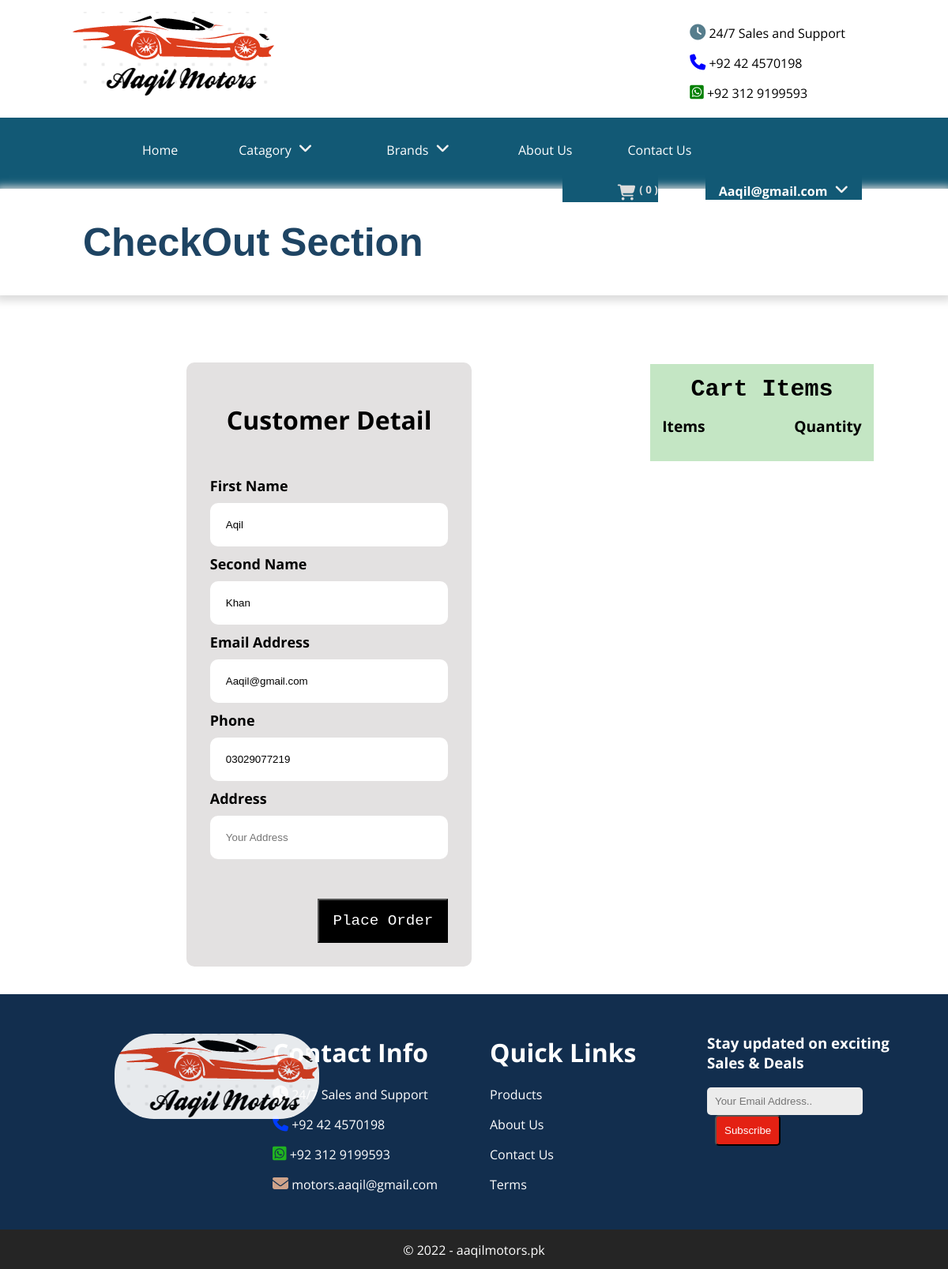
Screenshot of /vehicle_store/user/checkout_page.php (signed in) with the database file from the repository.
### tables this page shows
CREATE TABLE `users` (
  `id` int(20) NOT NULL,
  `first_name` varchar(255) NOT NULL,
  `last_name` varchar(255) NOT NULL,
  `email` varchar(255) NOT NULL,
  `phone` varchar(255) NOT NULL,
  `password` varchar(255) NOT NULL,
  `status` varchar(20) NOT NULL
);

### vehicle_store/user/database.php (called while the page is built, shortened)
<?php
class Database
{
	private $db_host = "localhost";
	private $db_root = "root";
	private $db_password = "";
	private $db_name = "vehicle_store";
	private $conn = false;
	private $result = array();
	public function __construct()
	{
		if (!$this->conn) {
			$this->mysqli = new mysqli($this->db_host, $this->db_root, $this->db_password, $this->db_name);
			$this->conn = true;
		} else {
			return true;
		}
	}
	public function sql_select($sql)
	{
		$query = $this->mysqli->query($sql);
		if ($query) {
			$this->result = $query->fetch_all(MYSQLI_ASSOC);
			return true;
		} else {
			array_push($this->result, "An error occured");
			return false;
		}
	}
	public function getResult()
	{
		$message = $this->result;
		$this->result = array();
		return $message;
	}
}

### vehicle_store/user/checkout_page.php (the view, shortened to what this page needs)
<?php
include "database.php";
$select_user = new Database();
?>
<!DOCTYPE html>
<html lang="en">
<head>
	<link rel="stylesheet" href="https://cdnjs.cloudflare.com/ajax/libs/font-awesome/6.1.1/css/all.min.css"
 />
	<link rel="stylesheet" href="style.css">
</head>
<body>
	<header>
		<?php require 'includes/header.php'; ?>
	</header>
	<div class="cart_div">
		<div class="title">
			<h1>CheckOut Section</h1>
		</div>
		<div class="row">
			<div class="form_checkout col-8">
				<?php
				if (isset($_SESSION['user_email'])) {
					$sql = "SELECT * FROM users WHERE email='{$_SESSION['user_email']}'";
					$select_user->sql_select($sql);
					foreach ($select_user->getResult() as $customer) { ?>
				<form id="form_checkout" action="placeorder.php" method="POST">
					<h1 style="margin-bottom: 50px;text-align:center;">Customer Detail</h1>
					<label for="">First Name</label>
					<input type="text" placeholder="First Name" name="fname" value="<?php echo $customer['first_name'] ?>"
						required>
					<label for="">Second Name</label>
					<input type="text" placeholder="Second Name" name="lname" value="<?php echo $customer['last_name'] ?>"><label
						for="">Email Address</label>
					<input type="email" placeholder="Email Address" name="email" value="<?php echo $customer['email'] ?>"
						required>
					<label for="">Phone</label>
					<input type="text" name="phone" value="<?php echo $customer['phone'] ?>" placeholder="Phone Number" required>
					<label for="">Address</label>
					<input type="text" name="address" placeholder="Your Address" required>
					<button class="do_checkout_" name="placeOrder" type="submit">Place Order</button>
				</form>
				<?php }
				} ?>
			</div>
			<div class="cart-total col-3">
				<h1>Cart Items</h1>
				<p><span class="cart_items"><b>Items</b></span> <span class="values cart_qty"><b>Quantity</b></span></p>
			</div>
		</div>
	</div>
	<?php require 'includes/footer.php'; ?>
</body>
</html>

### vehicle_store/user/style.css (style rules this page uses)
* { box-sizing: border-box; }
body { margin: 0; padding: 0; box-sizing: border-box; background-color: rgb(255, 255, 255); font-family: 'Open Sans', sans-serif; }
@media only screen and (min-width:1200px) { .row::after { content: ""; clear: both; display: table; } }
@media only screen and (min-width:1200px) { [class*="col-"] { float: left; padding: 15px; } }
@media only screen and (min-width:1200px) { .col-3 { width: 25%; } }
@media only screen and (min-width:1200px) { .col-8 { width: 66.66%; } }
@media only screen and (min-width:1200px) { .row { margin: 0px 30px 0px 40px; overflow-x: hidden; } }
@media only screen and (min-width:1200px) { .cart_div { width: 100%; } }
@media only screen and (min-width:1200px) { .cart_div form { border-radius: 10px; } }
@media only screen and (min-width:1200px) { .cart_div .title { box-shadow: 0px 2px 10px 5px gainsboro; padding: 5px; } }
@media only screen and (min-width:1200px) { .cart_div .title h1 { margin-left: 100px; font-size: 50px; font-family: 'Gill Sans', 'Gill Sans MT', Calibri, 'Trebuchet MS', sans-serif; color: rgb(30, 68, 99); } }
@media only screen and (min-width:1200px) { .cart_div .row { margin-top: 70px; } }
@media only screen and (min-width:1200px) { .cart_div .row .cart-total { margin-top: 17px; margin-left: 30px; background-color: rgb(196, 230, 196); } }
@media only screen and (min-width:1200px) { .cart-total { text-align: start; } }
@media only screen and (min-width:1200px) { .cart-total h1 { margin: auto; text-align: center; font-size: 30px; color: black; font-family: 'Courier New', Courier, monospace; } }
@media only screen and (min-width:1200px) { .cart-total .values { float: right; } }
@media only screen and (min-width:1200px) { .cart-total p .cart_items, .cart_qty { font-size: larger; } }
@media only screen and (min-width:1200px) { .form_checkout { display: flex; justify-content: center; } }
@media only screen and (min-width:1200px) { #form_checkout { width: 50%; background-color: #e3e1e1; padding: 30px; } }
@media only screen and (min-width:1200px) { #form_checkout label, input { display: block; } }
@media only screen and (min-width:1200px) { #form_checkout label { font-size: large; font-weight: bold; margin-top: 10px; } }
@media only screen and (min-width:1200px) { #form_checkout input { margin-top: 10px; padding: 20px; width: 100%; border: #ddd; border-radius: 10px; } }
@media only screen and (min-width:1200px) { .do_checkout_ { margin-top: 50px; padding: 15px; width: 165px; background-color: black; color: #ffffff; font-family: 'Courier New', Courier, monospace; font-size: larger; float: right; cursor: pointer; } }
@media only screen and (min-width:1200px) { #form_register label, input { display: block; } }

### rows the page displays
users: fname "Aqil", lname "Khan", email "Aaqil@gmail.com", phone "03029077219"

### other values shown
$_SESSION['user_email'] "Aaqil@gmail.com"
